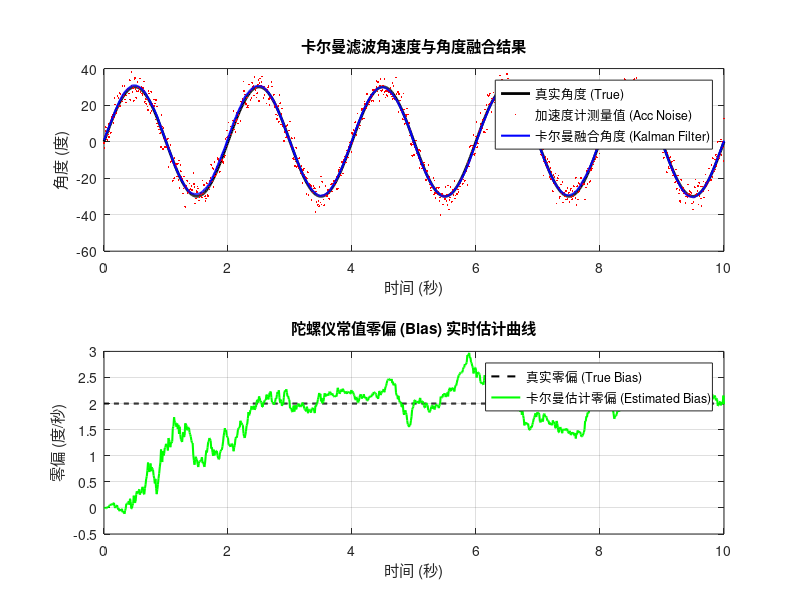

Here is the MATLAB script that generated this plot:
%% 卡尔曼滤波融合角度与角速度仿真 (MATLAB)
clear; clc; close all;

%% 1. 仿真参数设置
dt = 0.01;                 % 采样步长 (100Hz)
t = 0:dt:10;              % 仿真总时间 10 秒
N = length(t);

% 真实运动生成 (假设物体在做正弦摆动)
true_angle = 30 * sin(2 * pi * 0.5 * t);          % 真实角度 (度)
true_gyro = 30 * 2 * pi * 0.5 * cos(2 * pi * 0.5 * t); % 真实角速度 (度/秒)

%% 2. 模拟传感器带噪声的测量值
gyro_bias = 2.0;          % 陀螺仪常值零偏 (度/秒)
gyro_noise = 1.5;         % 陀螺仪高斯白噪声标准差
acc_noise = 4.0;          % 加速度计算出的角度高斯白噪声标准差

% 传感器输出
z_gyro = true_gyro + gyro_bias + gyro_noise * randn(size(true_gyro)); % 陀螺仪测量值
z_acc = true_angle + acc_noise * randn(size(true_angle));             % 加速度计角度值

%% 3. 卡尔曼滤波器初始化
% 状态向量 X = [angle; bias]
X = [0; 0];               % 初始状态估计

% 状态协方差矩阵 P
P = [1  0; 
     0  1];

% 系统过程噪声协方差 Q (影响预测步)
Q = [0.001   0; 
     0       0.003];      % 调大 Q 意为更信任加速度计，调小意为更信任陀螺仪

% 测量噪声协方差 R (影响更新步)
R = acc_noise^2;          % 加速度计角度的方差

% 状态转移矩阵 A 和 控制输入矩阵 B
A = [1  -dt; 
     0   1];
B = [dt; 
     0];

% 观测矩阵 H
H = [1, 0];

%% 4. 卡尔曼滤波循环迭代
est_angle = zeros(1, N);
est_bias = zeros(1, N);

for k = 1:N
    % 【步骤一：预测 Predict】
    u = z_gyro(k);                          % 当前时刻控制输入（陀螺仪角速度）
    X_pred = A * X + B * u;                 % 状态预测
    P_pred = A * P * A' + Q;                % 协方差预测
    
    % 【步骤二：更新 Update】
    Z = z_acc(k);                           % 当前时刻观测值（加速度计角度）
    y = Z - H * X_pred;                     % 创新值（测量残差）
    S = H * P_pred * H' + R;                % 残差协方差
    K = P_pred * H' / S;                    % 计算卡尔曼增益
    
    X = X_pred + K * y;                     % 更新状态估计
    P = (eye(2) - K * H) * P_pred;          % 更新协方差
    
    % 存储滤波结果
    est_angle(k) = X(1);
    est_bias(k) = X(2);
end

%% 5. 结果绘图与对比
figure('Position', [100, 100, 1000, 600]);

% 子图1：角度融合效果对比
subplot(2,1,1);
plot(t, true_angle, 'k-', 'LineWidth', 2); hold on;
plot(t, z_acc, 'r.', 'MarkerSize', 4);
plot(t, est_angle, 'b-', 'LineWidth', 1.5);
grid on;
legend('真实角度 (True)', '加速度计测量值 (Acc Noise)', '卡尔曼融合角度 (Kalman Filter)');
xlabel('时间 (秒)');
ylabel('角度 (度)');
title('卡尔曼滤波角速度与角度融合结果');

% 子图2：陀螺仪零偏估计曲线
subplot(2,1,2);
plot(t, gyro_bias * ones(1,N), 'k--', 'LineWidth', 1.5); hold on;
plot(t, est_bias, 'g-', 'LineWidth', 1.5);
grid on;
legend('真实零偏 (True Bias)', '卡尔曼估计零偏 (Estimated Bias)');
xlabel('时间 (秒)');
ylabel('零偏 (度/秒)');
title('陀螺仪常值零偏 (Bias) 实时估计曲线');
